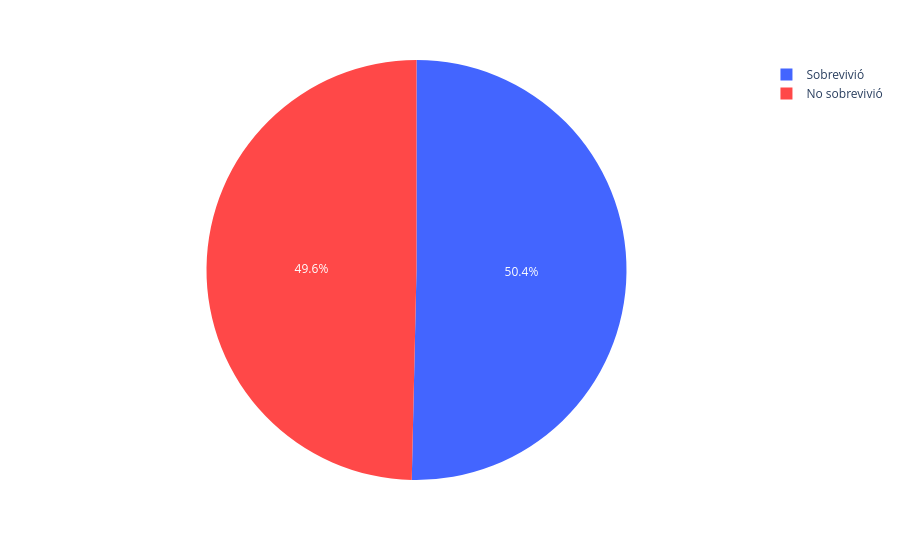

Notebook source saved alongside this figure:
### Markdown cell above
3.2 Gráfico de sobrevivientes "jovenes"

### Code cell
fig_pie_sobrevivientes_jovenes = px.pie(
    sobrevivientes_debajo_18,
    values='count',
    names='Sobreviviente',
    color='Sobreviviente',
    color_discrete_map=mapeo_colores
)
fig_pie_sobrevivientes_jovenes.show()

### Figure 1 — Plotly figure (JSON) as saved in the notebook; plotly's stock layout.template omitted (floating-point values rounded to 4 significant figures)
{"data": [{"customdata": [["Sobrevivió"], ["No sobrevivió"]], "domain": {"x": [0, 1], "y": [0, 1]}, "hovertemplate": "Sobreviviente=%{customdata[0]}<br>count=%{value}<extra></extra>", "labels": ["Sobrevivió", "No sobrevivió"], "legendgroup": "", "marker": {"colors": ["#4365ff", "#ff4848"]}, "name": "", "showlegend": true, "type": "pie", "values": [70, 69]}], "layout": {"legend": {"tracegroupgap": 0}, "margin": {"t": 60}}}
